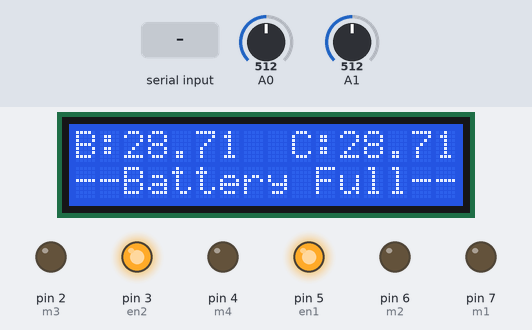
Simulated run of this sketch. Board: Arduino Uno, built with avr-gcc and run on an emulated ATmega328P. On the bench: 16×2 character LCD, output pins drawn as LEDs (lit = HIGH). The inputs (shaded band) are chosen by the test bench; at power-on: A1 = 512, A0 = 512. What the sketch prints to the serial monitor is not drawn.

Above: at 3.4 s.
3.5 s: "Land" received over Serial
At 4.66 s:
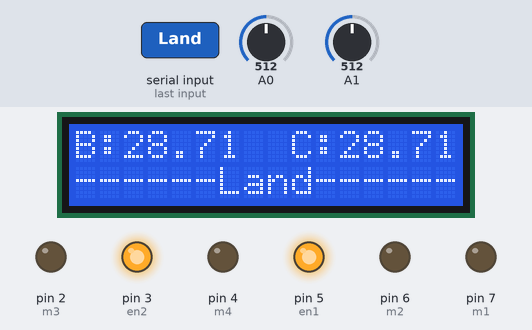
9.5 s: "Up" received over Serial
At 11.35 s:
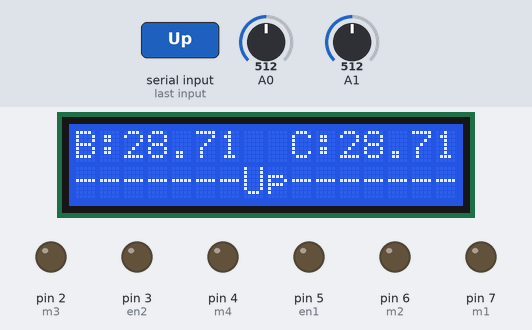
12.5 s: "Down" received over Serial
At 13.79 s:
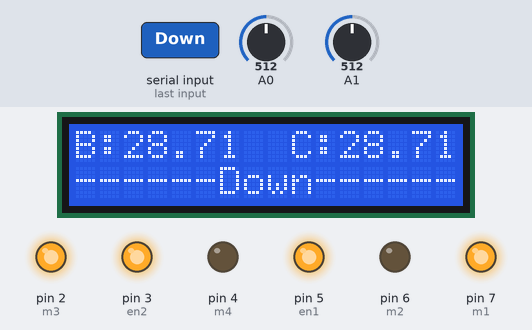
15.4 s: "Left" received over Serial
At 16.54 s:
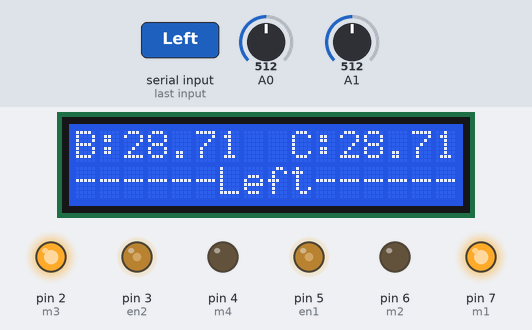
18.1 s: "Right" received over Serial
At 19.3 s:
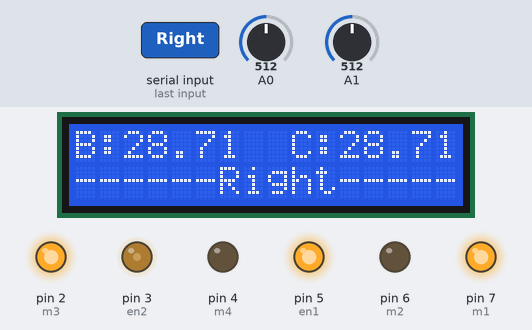
20.9 s: A1 set to 716
At 21.4 s:
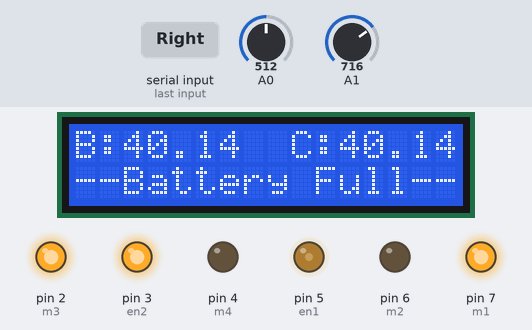
Timing chart, 0 to 23.5 s (numbered marks = the images above; inputs shaded):
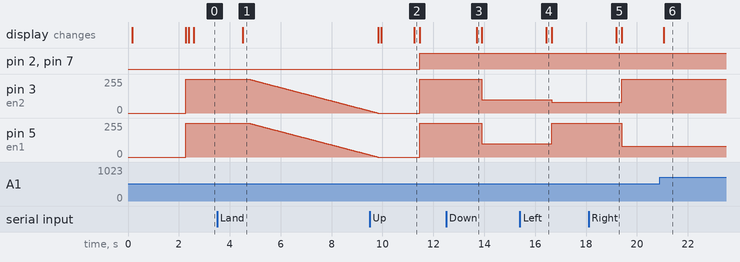

The sketch:

BTCS_RX_Part.ino
```cpp
#include <LiquidCrystal.h>

LiquidCrystal lcd(8, 9, 10, 11, 12, 13);

#define splash splash1
#define python Serial

#define m1 7
#define m2 6
#define m3 2
#define m4 4
#define en1 5
#define en2 3

float t = 0.0;
float vlb_chv;
float bt_t = 0.0;

String IncomingData = "";
int speed1 = 255;
int speed2 = 255;

void (*resetFunc)(void) = 0;


void setup() {
  LcDSet();
  Serial.begin(115200);
  python.begin(115200);
  pinMode(m1, OUTPUT);
  pinMode(m2, OUTPUT);
  pinMode(m3, OUTPUT);
  pinMode(m4, OUTPUT);
  pinMode(en1, OUTPUT);
  pinMode(en2, OUTPUT);
  analogWrite(en1, speed1);
  analogWrite(en2, speed2);
  digitalWrite(m1, LOW);
  digitalWrite(m2, LOW);
  digitalWrite(m3, LOW);
  digitalWrite(m4, LOW);

  lcd.clear();
  python.println("Ready");
}

void LcDSet() {
  lcd.begin(16, 2);

  splash(0, "Gesture Drone");
  splash(1, "");

  delay(2000);
  lcd.clear();
}

void loop() {
  while (python.available()) {
    IncomingData = python.readString();
    delayMicroseconds(5);
  }

  if (IncomingData.length() > 0) {
    splash(1, IncomingData);
    if (IncomingData == "Land") {
      splash(1, "Land");
      for (int pos = 255; pos >= 0; pos -= 1) {
        analogWrite(en1, pos);
        analogWrite(en2, pos);
        delay(20);
      }

      python.println("Landed");
      splash(1, "Landed");
    }

    else if (IncomingData == "Up") {
      splash(1, "Up");
      speed1 = 255;
      speed2 = 255;

      digitalWrite(m1, HIGH);
      digitalWrite(m2, LOW);
      digitalWrite(m3, HIGH);
      digitalWrite(m4, LOW);
      analogWrite(en1, speed1);
      analogWrite(en2, speed2);
    } else if (IncomingData == "Down") {
      splash(1, "Down");
      speed1 = 100;
      speed2 = 100;

      digitalWrite(m1, HIGH);
      digitalWrite(m2, LOW);
      digitalWrite(m3, HIGH);
      digitalWrite(m4, LOW);

      analogWrite(en1, speed1);
      analogWrite(en2, speed2);

    } else if (IncomingData == "Left") {
      splash(1, "Left");
      speed1 = 255;
      speed2 = 80;

      digitalWrite(m1, HIGH);
      digitalWrite(m2, LOW);
      digitalWrite(m3, HIGH);
      digitalWrite(m4, LOW);
      analogWrite(en1, speed1);
      analogWrite(en2, speed2);
    } else if (IncomingData == "Right") {
      splash(1, "Right");
      speed1 = 80;
      speed2 = 255;

      digitalWrite(m1, HIGH);
      digitalWrite(m2, LOW);
      digitalWrite(m3, HIGH);
      digitalWrite(m4, LOW);
      analogWrite(en1, speed1);
      analogWrite(en2, speed2);
    }

    IncomingData = "";
  }

  float vlc = getVolt2(A1);
  float vlb = getVolt(A0);

  float vlc_fn = vlc;

  if (vlc > 7.5 && vlb_chv < 13.50) {
    splash(1, "Charging");
    vlb_chv = vlb + bt_t;
    vlc_fn = vlc + bt_t;
  } else if (vlc > 7.5 && vlb_chv > 13.50) {
    splash(1, "Battery Full");
    vlb_chv = vlc_fn;
  } else {
    // splash(1, "DisCharging");
    vlc_fn = vlc + 0;
    vlb_chv = vlb + bt_t;
  }

  if (vlc > 7.5 && vlb > 13.51) {
    bt_t += 0;
  } else if (vlc > 7.5 && vlb > 12) {
    bt_t += 0.007;
  } else if (vlc > 7.5 && vlb > 11) {
    bt_t += 0.003;
  } else if (vlc > 7.5 && vlb > 10) {
    bt_t += 0.006;
  }

  lcd.setCursor(0, 0);
  lcd.print("B:     ");
  lcd.setCursor(2, 0);
  lcd.print(vlb_chv);
  lcd.setCursor(9, 0);
  lcd.print("C:     ");
  lcd.setCursor(11, 0);
  lcd.print(vlc_fn);
  lcd.setCursor(9, 1);

  delay(200);
}

float getVolt(int pin) {
  int value = 0;
  float vout = 0.0;
  float vin = 0.0;
  float R1 = 10052.0;
  float R2 = 960.0;
  value = analogRead(pin);
  vout = (value * 5.0) / 1023.0;
  vin = vout / (R2 / (R1 + R2));
  if (vin < 0.09) {
    vin = 0.0;
  }
  return vin;
}

float getVolt2(int pin) {
  int value = 0;
  float vout = 0.0;
  float vin = 0.0;
  float R1 = 10052.0;
  float R2 = 960.0;
  value = analogRead(pin);
  vout = (value * 5.0) / 1023.0;
  vin = vout / (R2 / (R1 + R2));
  if (vin < 0.09) {
    vin = 0.0;
  }
  return vin;
}

void splash1(int row, String txt) {
  int curs = (17 - txt.length()) / 2;
  lcd.setCursor(0, row);
  lcd.print("----------------");

  lcd.setCursor(curs, row);
  lcd.print(txt);
  delay(100);
}
```

splash.ino
```cpp
void splash2( int row, String txt)
{
  int curs = (21 - txt.length()) / 2;
  lcd.setCursor(0, row);
  lcd.print("--------------------");
  lcd.setCursor(curs, row);
  lcd.print(txt);
  delay(70);
}
```

Measured:
- after the input at 3.5 s, pin 3 (en2), pin 5 (en1): moves from 255/255 to 16/255 over 4.8 s, starting after 1.2 s; the display: changes after 1.0 s (image 1)
- after the input at 9.5 s, pin 2 (m3), pin 7 (m1): LOW → HIGH after 2.0 s; the display: first differs from a run without the input after 1.8 s (image 2)
- after the input at 12.5 s, pin 3 (en2), pin 5 (en1): 255/255 → 100/255 after 1.4 s; the display: changes after 1.2 s (image 3)
- after the input at 15.4 s, pin 3 (en2): 100/255 → 80/255 after 1.2 s; pin 5 (en1): 100/255 → 255/255 after 1.2 s; the display: changes after 1.0 s (image 4)
- after the input at 18.1 s, pin 3 (en2): 80/255 → 255/255 after 1.3 s; pin 5 (en1): 255/255 → 80/255 after 1.3 s; the display: changes after 1.1 s (image 5)
- after the input at 20.9 s, the display: changes after 0.15 s (image 6)
